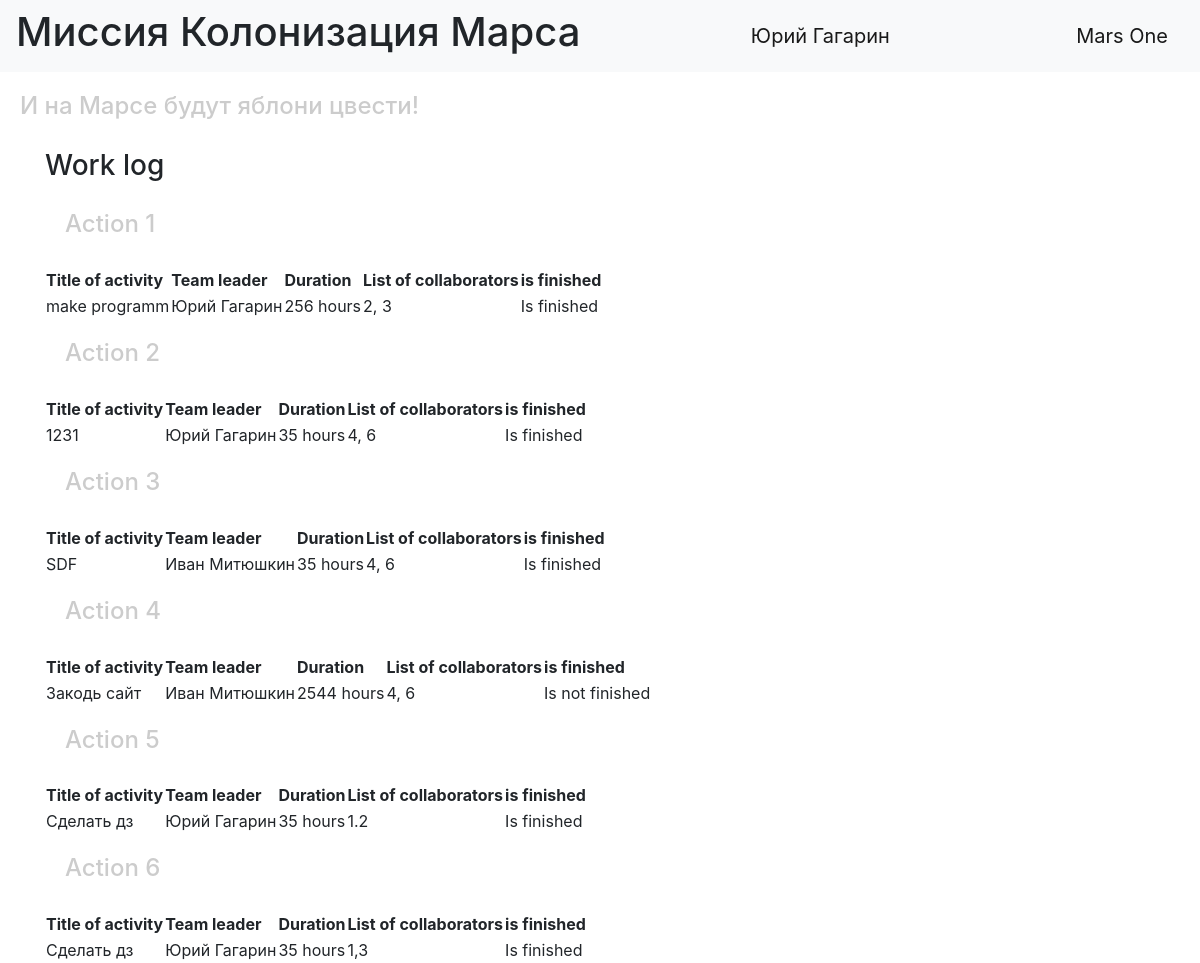
Page /index (signed in) on the committed database.
### data/users.py (models this page shows, shortened)
class User(SqlAlchemyBase, UserMixin):
    __tablename__ = 'users'
    id = sqlalchemy.Column(sqlalchemy.Integer, primary_key=True, autoincrement=True)
    surname = sqlalchemy.Column(sqlalchemy.String, nullable=True)
    name = sqlalchemy.Column(sqlalchemy.String, nullable=True)
    age = sqlalchemy.Column(sqlalchemy.Integer, nullable=True)
    position = sqlalchemy.Column(sqlalchemy.String, nullable=True)
    speciality = sqlalchemy.Column(sqlalchemy.String, nullable=True)
    address = sqlalchemy.Column(sqlalchemy.String, nullable=True)
    email = sqlalchemy.Column(sqlalchemy.String, index=True, unique=True, nullable=True)
    hashed_password = sqlalchemy.Column(sqlalchemy.String, nullable=True)
    modifed_date = sqlalchemy.Column(sqlalchemy.DateTime, default=datetime.datetime.now)
    jobs = orm.relation("Jobs", back_populates='user')

### data/jobs.py (models this page shows, shortened)
class Jobs(SqlAlchemyBase):
    __tablename__ = 'jobs'
    id = sqlalchemy.Column(sqlalchemy.Integer, primary_key=True, autoincrement=True)
    job = sqlalchemy.Column(sqlalchemy.String, nullable=True)
    work_size = sqlalchemy.Column(sqlalchemy.Integer, nullable=True, default=0)
    collaborators = sqlalchemy.Column(sqlalchemy.String, nullable=True)
    start_date = sqlalchemy.Column(sqlalchemy.DateTime, default=datetime.datetime.now)
    end_date = sqlalchemy.Column(sqlalchemy.DateTime, default=datetime.datetime.now)
    is_finished = sqlalchemy.Column(sqlalchemy.Boolean, default=True)
    team_leader = sqlalchemy.Column(sqlalchemy.Integer, sqlalchemy.ForeignKey("users.id"))
    user = orm.relation('User')

### main_add.py (the view)
@app.route('/')
@app.route('/index')
def journal():
    jobs = []
    session = db_session.create_session()
    for i in session.query(Jobs).all():
        jobs.append((i.job,
                     name(session, i.team_leader),
                     surname(session, i.team_leader),
                     i.work_size,
                     i.collaborators,
                     i.is_finished))
    session.close()
    params = {}
    print(jobs)
    params["title"] = "Журнал работ"
    params["jobs"] = jobs
    return render_template("jobs.html", **params)

### data/db_session.py (called while the page is built)
def create_session() -> Session:
    global __factory
    return __factory()

### main_add.py (called while the page is built)
@login_manager.user_loader
def load_user(user_id):
    db_sess = db_session.create_session()
    return db_sess.query(User).get(user_id)

def name(session, idd):
    for i in session.query(User).filter(User.id == idd):
        return i.name

def surname(session, idd):
    for i in session.query(User).filter(User.id == idd):
        return i.surname

### templates/jobs.html
{% extends 'base.html' %} {% block content %}
<div class="center">
    <h3>Work log</h3>
    <div class="works">
        {% for i in jobs %}
        <h4>Action {{loop.index}}</h4>
        <table>
            <tr class="title">
                <th>Title of activity</th>
                <th>Team leader</th>
                <th>Duration</th>
                <th>List of collaborators</th>
                <th>is finished</th>
            </tr>
            <tr class="data">
                <td class="activity">{{ i[0] }}</td>
                <td class="leader">{{ i[1] }} {{i[2]}}</td>
                <td class="duration">{{ i[3] }} hours</td>
                <td class="collab">{{ i[4] }}</td>
                <td class="finished {% if i[5] %}
                    yes
                {% else %}
                    no
                {% endif %}">{% if i[5] %} Is finished {% else %} Is not finished {% endif %}</td>
            </tr>
        </table>
        {% endfor %}
    </div>
</div>
{% endblock content %}

### templates/base.html (shortened to what this page needs)
<!DOCTYPE html>
<html lang="en">
<head>
    <link rel="stylesheet" href="https://stackpath.bootstrapcdn.com/bootstrap/4.4.1/css/bootstrap.min.css"
>
    <link rel="stylesheet" type="text/css" href="../static/css/style.css"/>
</head>
<body>
<header>
    <nav class="navbar navbar-light bg-light">
        <h1>Миссия Колонизация Марса</h1>
        {% if current_user.is_authenticated %}
        <a class="navbar-brand" href="/logout">{{ current_user.name }} {{ current_user.surname }}</a>
        {% else %}
        <p>
            <a class="btn btn-primary " href="/register">Регистрация</a>
            <a class="btn btn-success" href="/login">Войти</a>
        </p>
        {% endif %}
        <a class="navbar-brand" href="#">Mars One</a>
    </nav>
    <h4>И на Марсе будут яблони цвести!</h4>
</header>
<main role="main" class="container">
    {% block content %}{% endblock %}
</main>
</body>
</html>

### static/css/style.css (style rules this page uses)
h4 { color: #cccccc; padding: 20px; }

### rows in the picture
User: name "Юрий", surname "Гагарин", name "Юрий" "Юрий" "Юрий" "Юрий", surname "Гагарин" "Гагарин" "Гагарин" "Гагарин"
Jobs: job "make programm", collaborators "2, 3"
Jobs: job "1231", collaborators "4, 6"
Jobs: job "SDF", collaborators "4, 6"
User: name "Иван" "Иван", surname "Митюшкин" "Митюшкин"
Jobs: job "Закодь сайт", work_size "2544", collaborators "4, 6"
Jobs: job "Сделать дз", collaborators "1.2"
Jobs: job "Сделать дз", collaborators "1,3"

### other values in the picture
{{ i[3] }} "256" "35" "35" "35" "35"
